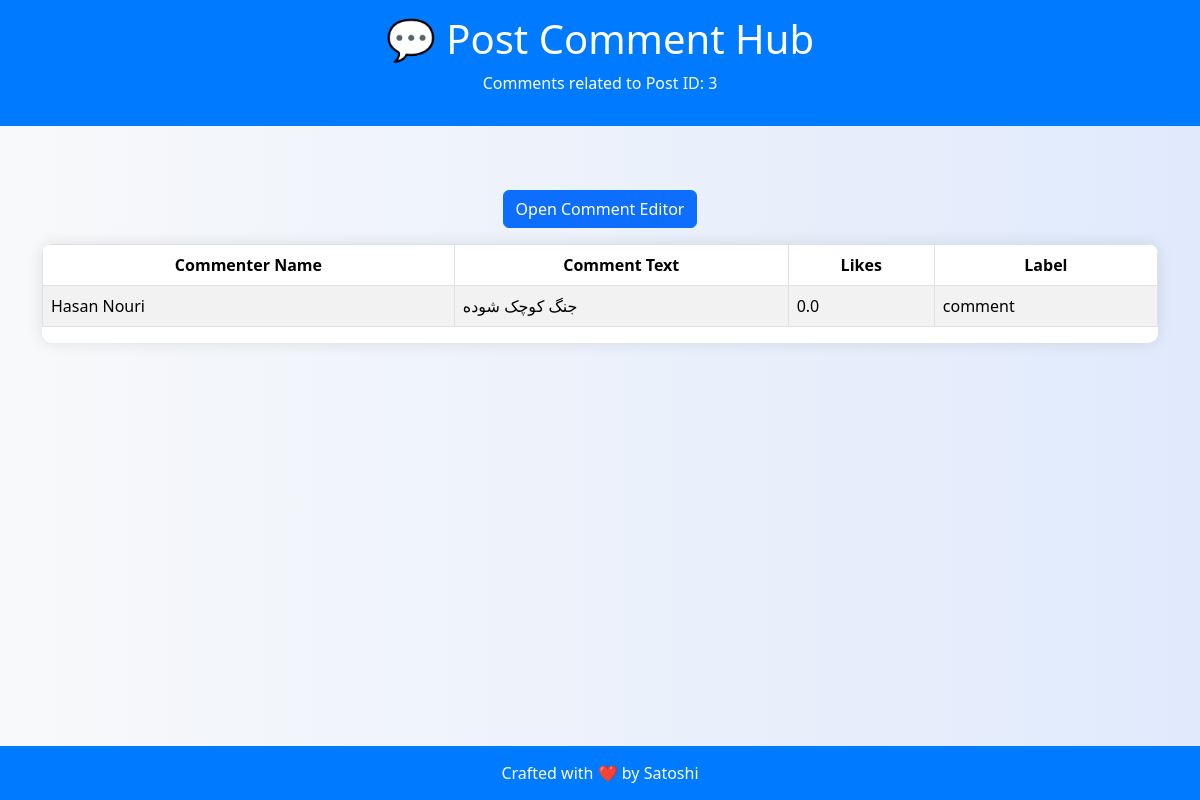
The app's page /postcomments/3/ with its own data.
### KATAPP/models.py (models this page shows)
class Comments(models.Model):
    comment_id = models.AutoField(primary_key=True)  # or IntegerField if manually set
    post_id = models.IntegerField(db_column='post-id', blank=True, null=True)  # Field renamed to remove unsuitable characters.
    commenttext = models.TextField(blank=True, null=True)
    commenter_name = models.TextField(db_column='commenter name', blank=True, null=True)  # Field renamed to remove unsuitable characters.
    likescount_on_comment = models.FloatField(db_column='likescount on comment', blank=True, null=True)  # Field renamed to remove unsuitable characters.
    comment_label = models.TextField(db_column='comment label', blank=True, null=True)  # Field renamed to remove unsuitable characters.
    label = models.TextField(db_column='Label', blank=True, null=True)  # Field name made lowercase.
    annotatorOne_comment_label = models.TextField(db_column='annotatorOne_comment_label', blank=True, null=True)  # Field renamed to remove unsuitable characters.
    annotatorTwo_comment_label = models.TextField(db_column='annotatorTwo_comment_label', blank=True, null=True)  # Field renamed to remove unsuitable characters.
    annotatorThree_comment_label = models.TextField(db_column='annotatorThree_comment_label', blank=True, null=True)  # Field renamed to remove unsuitable characters.
    class Meta:
        managed = False
        db_table = 'comments'

### KATAPP/views.py (the view)
# urls.py: path('postcomments/<int:post_id>/', views.post_comments_view, name='postcomments'),
def post_comments_view(request, post_id):
    comments = Comments.objects.filter(post_id=post_id)
    context = {
        'post_id': post_id,
        'comments': comments,
    }
    return render(request, 'postcommenthub.html', context)\

### Templates/postcommenthub.html (shortened to what this page needs)
<!DOCTYPE html>
<html lang="en">
<head>
    <link href="https://cdn.jsdelivr.net/npm/bootstrap@5.3.2/dist/css/bootstrap.min.css" rel="stylesheet">
</head>
<body>
<header>
    <h1>💬 Post Comment Hub</h1>
    <p>Comments related to Post ID: {{ post_id }}</p>
</header>
<div class="container my-5">
    <div class="container text-center my-3">
        {% url 'comment_editor' post_id=post.post_id as comment_url %}
        <a href="{{ comment_url }}" class="btn btn-primary">Open Comment Editor</a>
    </div>
    <div class="table-responsive">
        <table class="table table-striped table-hover table-bordered align-middle">
            <thead>
                <tr>
                    <th>Commenter Name</th>
                    <th>Comment Text</th>
                    <th>Likes</th>
                    <th>Label</th>
                </tr>
            </thead>
            <tbody>
                {% for comment in comments %}
                <tr>
                    <td>{{ comment.commenter_name }}</td>
                    <td>{{ comment.commenttext }}</td>
                    <td>{{ comment.likescount_on_comment }}</td>
                    <td>{{ comment.comment_label }}</td>
                </tr>
                {% empty %}
                <tr>
                    <td colspan="7" class="text-center text-muted">No comments found for this post.</td>
                </tr>
                {% endfor %}
            </tbody>
        </table>
    </div>
</div>
<footer>
    Crafted with ❤️ by <span>Satoshi</span>
</footer>
</body>
</html>

### Templates/postcommenthub.html (style rules this page uses)
body { background: linear-gradient(to right, #f8f9fa, #e0eafc); min-height: 100vh; display: flex; flex-direction: column; }
header, footer { background: #007bff; color: white; padding: 15px 0; text-align: center; }
.container { flex: 1; }
.table-responsive { max-height: 600px; overflow-y: auto; background: white; border-radius: 10px; box-shadow: 0 0 15px rgba(0, 0, 0, 0.1); }
thead th { background-color: #007bff; color: white; position: sticky; top: 0; text-align: center; }

### records on screen
Comments: commenter_name "Hasan Nouri", commenttext "جنگ کوچک شوده", likescount_on_comment "0.0", comment_label "comment"

### other values on screen
{{ post_id }} "3"
